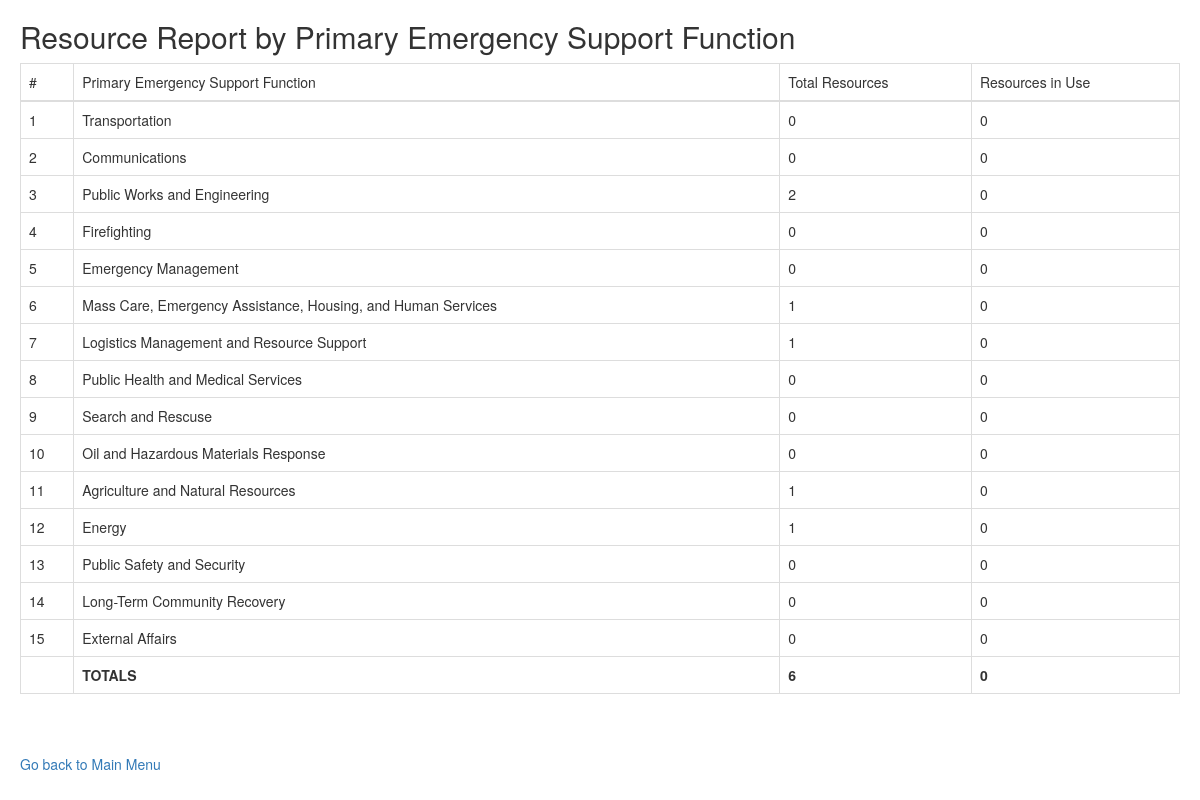
The app's page /App/resource_report.php (signed in) with its own data.
### tables this page shows
CREATE TABLE ESF(
          	ID int NOT NULL,
          	description varchar(100) NOT NULL,
          	PRIMARY KEY (ID));

### App/resource_report.php (the view, shortened to what this page needs)
<?php
$connect = mysqli_connect("localhost", "team021", "team021", "cs6400_team021");
if (!empty($_SESSION['username'])) {
    $username = $_SESSION['username'];
}
else {
    header('Location: login.php');
    exit();
}
?>
<!DOCTYPE html>
<head xmlns="http://www.w3.org/1999/html">
    <link rel="stylesheet" href="https://maxcdn.bootstrapcdn.com/bootstrap/3.3.7/css/bootstrap.min.css" />
    <link rel="stylesheet" type="text/css" href="../css/mystyle.css">
</head>
<body>
<div id="container">
    <div id="header">
        <h2 class="text-left">Resource Report by Primary Emergency Support Function</h2>
    </div>
    <div class="center_content">
        <table class="table table-hover table-bordered">
                        <thead>
                            <tr>
                                <td>#</td>
                                <td>Primary Emergency Support Function</td>
                                <td>Total Resources</td>
                                <td>Resources in Use</td>
                            </tr>
                        </thead>
                        <?php
                        $query = "
                            SELECT
                                ESF.id,
                                ESF.description,
                                IFNULL(r1.total_resources, 0) total_resources,
                                IFNULL(r2.resources_in_use, 0) resources_in_use
                            FROM
                                ESF
                                LEFT JOIN
                                (
                                    SELECT
                                        Resource.primary_ESF_id,
                                        count(Resource.id) total_resources
                                    FROM
                                        Resource
                                    WHERE
                                        Resource.owner_username = '$username'
                                    GROUP BY
                                        Resource.primary_ESF_id
                                ) r1
                                ON ESF.id = r1.primary_ESF_id
                                LEFT JOIN
                                (
                                    SELECT
                                        Resource.primary_ESF_id,
                                        count(Resource.id) resources_in_use
                                    FROM
                                        Resource
                                        INNER JOIN Deploy_Schedule
                                        ON Resource.id = Deploy_Schedule.resource_id
                                    WHERE
                                        Resource.owner_username = '$username'
                                        AND Deploy_Schedule.start_date <= sysdate()
                                        AND Deploy_Schedule.end_date > sysdate()
                                    GROUP BY
                                        primary_ESF_id
                                ) r2
                                ON ESF.id = r2.primary_ESF_id
                            ORDER BY
                                ESF.id
                        ";
                        $result = mysqli_query($connect, $query);
                        $sum_total_resources = 0;
                        $sum_resources_in_use = 0;
                        print "<tbody>";
                        while ($row = mysqli_fetch_array($result)){
                            print "<tr>";
                            print "<td>{$row['id']} </td>";
                            print "<td>{$row['description']}</td>";
                            print "<td>{$row['total_resources']}</td>";
                            print "<td>{$row['resources_in_use']}</td>";
                            print "</tr>";
                            $sum_total_resources = $sum_total_resources + $row['total_resources'];
                            $sum_resources_in_use = $sum_resources_in_use + $row['resources_in_use'];
                        }
                        print "<tr>";
                            print "<td></td>";
                            print "<td><b>TOTALS</b></td>";
                            print "<td><b>$sum_total_resources</b></td>";
                            print "<td><b>$sum_resources_in_use</b></td>";
                        print "</tr>";
                        print "</tbody>";
                        ?>
                    </table>
    </div>
</div>
<div id="footer">
    <a href="profile.php">Go back to Main Menu</a>
</div>
</body>
</html>

### css/mystyle.css (style rules this page uses)
.text-left { text-align: left; }
body { margin: 20px 20px 20px 20px; }

### records on screen
esf: ID "1", description "Transportation", total_resources "0", resources_in_use "0"
esf: ID "2", description "Communications", total_resources "0", resources_in_use "0"
esf: ID "3", description "Public Works and Engineering", total_resources "2", resources_in_use "0"
esf: ID "4", description "Firefighting", total_resources "0", resources_in_use "0"
esf: ID "5", description "Emergency Management", total_resources "0", resources_in_use "0"
esf: ID "6", description "Mass Care, Emergency Assistance, Housing, and Human Services", total_resources "1", resources_in_use "0"
esf: ID "7", description "Logistics Management and Resource Support", total_resources "1", resources_in_use "0"
esf: ID "8", description "Public Health and Medical Services", total_resources "0", resources_in_use "0"
esf: ID "9", description "Search and Rescuse", total_resources "0", resources_in_use "0"
esf: ID "10", description "Oil and Hazardous Materials Response", total_resources "0", resources_in_use "0"
esf: ID "11", description "Agriculture and Natural Resources", total_resources "1", resources_in_use "0"
esf: ID "12", description "Energy", total_resources "1", resources_in_use "0"
esf: ID "13", description "Public Safety and Security", total_resources "0", resources_in_use "0"
esf: ID "14", description "Long-Term Community Recovery", total_resources "0", resources_in_use "0"
esf: ID "15", description "External Affairs", total_resources "0", resources_in_use "0"

### other values on screen
$sum_total_resources "6"
$sum_resources_in_use "0"
